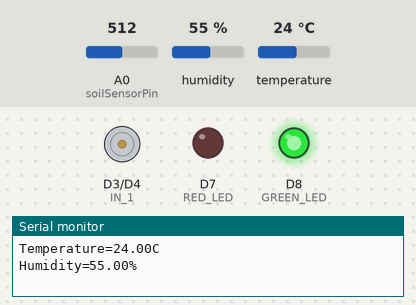
This sketch was run on a simulated ESP8266 (NodeMCU). Parts: motor-driver pin pairs drawn as motors (green arrow = first pin HIGH = forward, orange = second pin HIGH = backward, longer = more drive, scaled by the enable pin), output pins drawn as LEDs (lit = HIGH), the last lines printed to the serial monitor. The test bench sets the inputs (shaded band); at power-on: A0 (soilSensorPin) = 512, humidity 55 %, temperature 24 °C.

Above: at 1.2 s.
1.3 s: A0 (soilSensorPin) set to 585
3.2 s: A0 (soilSensorPin) set to 612
At 4.8 s:
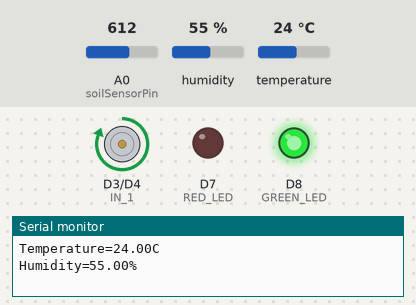
5.6 s: A0 (soilSensorPin) set to 306
At 7.4 s:
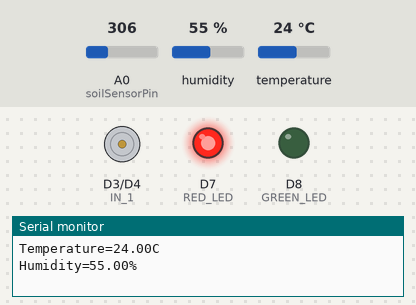
7.7 s: A0 (soilSensorPin) set to 427
9.4 s: A0 (soilSensorPin) set to 451
At 10.9 s:
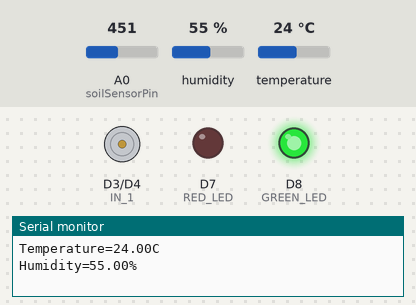
11.8 s: A0 (soilSensorPin) set to 716
At 12.8 s:
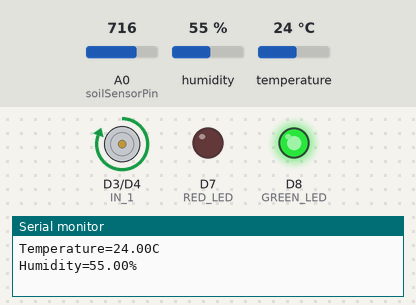
Timing chart, 0 to 14.8 s (numbered marks = the images above; inputs shaded):
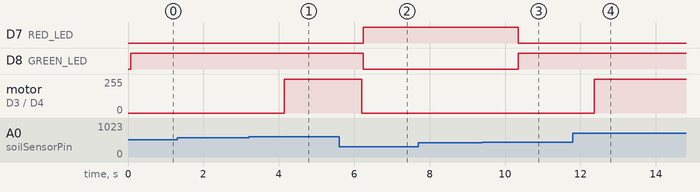

Measured:
- the behaviour switches between 603 and 604 on A0 (soilSensorPin) (found by bisection; images 0 and 1)
- the behaviour switches between 434 and 435 on A0 (soilSensorPin) (found by bisection; images 2 and 3)
- after the input at 3.2 s, motor on D3 (IN_1) / D4 (IN_2): stopped → forward 255/255 after 0.95 s
- after the input at 5.6 s, D7 (RED_LED): LOW → HIGH after 0.64 s; D8 (GREEN_LED): HIGH → LOW after 0.64 s; motor on D3 (IN_1) / D4 (IN_2): forward 255/255 → stopped after 0.60 s
- after the input at 9.4 s, D7 (RED_LED): HIGH → LOW after 0.94 s; D8 (GREEN_LED): LOW → HIGH after 0.94 s
- after the input at 11.8 s, motor on D3 (IN_1) / D4 (IN_2): stopped → forward 255/255 after 0.56 s

The sketch:

smartGardenSystemTesting4.ino
```cpp
//This code does not contain fingerprint senosr

#include<dht.h>
//#include<LiquidCrystal.h>
#include<Keypad.h>
#include<SoftwareSerial.h>
#include<Servo.h>

#define DHT22_PIN D2

dht myDHT;
//LiquidCrystal lcd(12,13,14,15,16,17);

const int EN_A = D6;// for waterpump
const int IN_1 = D3;
const int IN_2 = D4;
const int RED_LED = D7;
const int GREEN_LED = D8;
const int soilSensorPin = A0;
const int waterSensorPin = D0;
int soilValue = 0;
int waterLevel = 0;
float tempValue = 0.0;
float humidValue = 0.0;

struct
{
    uint32_t total;
    uint32_t ok;
    uint32_t crc_error;
    uint32_t time_out;
    uint32_t connect;
    uint32_t ack_l;
    uint32_t ack_h;
    uint32_t unknown;
} stat = { 0,0,0,0,0,0,0,0};

void setup() {
  pinMode(RED_LED, OUTPUT);
  pinMode(GREEN_LED, OUTPUT);
  pinMode(EN_A, OUTPUT);
  pinMode(IN_1, OUTPUT);
  pinMode(IN_2, OUTPUT);
  Serial.begin(9600);
  Serial.println("G-Hackers' Smart Garden System");
  //lcd.begin(20,4);
  //lcd.clear();
  //lcd.setCursor(0,0);
  //lcd.print("Soil Status-");
  //lcd.setCursor(0,1);
  //lcd.print("Water Level-");
  //lcd.setCursor(16,1);
  //lcd.print("cm");
  //lcd.setCursor(0,2);
  //lcd.print("Temperature-");
  //lcd.setCursor(16,2);
  //lcd.print("C");
  //lcd.setCursor(0,3);
  //lcd.print("Humidity-");
  //lcd.setCursor(16,3);
  //lcd.print("%");
}

void loop() {
  smartGardenOperation();
  delay(2000);

}

void smartGardenOperation(){
  soilValue = soilSense();// get the soil value from the soil sensor
  waterLevel = waterLevelCheck();// get water level from the water level sensor
  tempValue = getTemperature();
  humidValue = getHumidity();
  soilCheck(soilValue,waterLevel);// checking sensor values and proceeding other functions
  tempAndHumid(tempValue, humidValue);
  statusLight(waterLevel); //Red LED will on when the water tank is empty otherwise Green LED will on
  Serial.println();
  Serial.println();
}

int soilSense(){
  int soilSensorValue = analogRead(soilSensorPin);
  int soilOutput = map(soilSensorValue, 0, 1023, 0, 255);
  return soilOutput;

}

void soilCheck(int soil_value, float water_level){
  if(soil_value > 150 && water_level > 2.2){
    //lcd.setCursor(12,0);
    //lcd.print("Dry");
    //lcd.setCursor(12,1);
    //lcd.print(water_level);
    Serial.print("Soil Status - Dry , Water Level ");
    Serial.print(water_level);
    Serial.println("cm");
    waterPumpON();
  }else if (soil_value > 150 && water_level <2.2){
    //lcd.setCursor(12,0);
    //lcd.print("Dry");
    //lcd.setCursor(12,1);
    //lcd.print(water_level);
    Serial.print("Soil Status - Dry  Water Level ");
    Serial.print(water_level);
    Serial.println("cm,");
    Serial.println("Water tank is out of water");
    waterPumpOFF();
    //sendingSMS();// sending message to the owner's phone via GSM
  }else if(soil_value < 150){
    //lcd.setCursor(12,0);
    //lcd.print("Wet");
    //lcd.setCursor(12,1);
    //lcd.print(water_level);
    Serial.print("Soil Status - Wet  Water Level ");
    Serial.print(water_level);
    Serial.println("cm");
    waterPumpOFF();
  }
}

float waterLevelCheck(){
  float waterSensorValue = analogRead(waterSensorPin);
  float waterOutput = (waterSensorValue * 4.0) / 580.0;
  return waterOutput;

}

void waterPumpON(){
  analogWrite(EN_A, 255);
  digitalWrite(IN_1, HIGH);
  digitalWrite(IN_2, LOW);
}

void waterPumpOFF(){
  analogWrite(EN_A, 0);
  digitalWrite(IN_1, LOW);
  digitalWrite(IN_2, LOW);
}


void statusLight(float water_level){
  if(water_level >2.2){
    digitalWrite(GREEN_LED, HIGH);
    digitalWrite(RED_LED, LOW);
  }else{
    digitalWrite(GREEN_LED, LOW);
    digitalWrite(RED_LED, HIGH);
  }
}

float getTemperature(){
  checkDHT();
  float temp = myDHT.temperature;
  return temp;
}

float getHumidity(){
  checkDHT();
  float humid = myDHT.humidity;
  return humid;
}

void checkDHT(){
  uint32_t start = micros();
  int chk = myDHT.read22(DHT22_PIN);
  uint32_t stop = micros();

    stat.total++;
    switch (chk)
    {
    case 1:
        stat.ok++;
        Serial.print("OK,\t");
        break;
    case 2:
        stat.crc_error++;
        Serial.print("Checksum error,\t");
        break;
    case 3:
        stat.time_out++;
        Serial.print("Time out error,\t");
        break;
    case 4:
        stat.connect++;
        Serial.print("Connect error,\t");
        break;
    case 5:
        stat.ack_l++;
        Serial.print("Ack Low error,\t");
        break;
    case 6:
        stat.ack_h++;
        Serial.print("Ack High error,\t");
        break;
    default:
        stat.unknown++;
        Serial.print("Unknown error,\t");
        break;
    }
}

void tempAndHumid(float t, float h){
  //lcd.setCursor(12,2);
  //lcd.print(t);
  //lcd.setCursor(12,3);
  //lcd.print(h);
  Serial.print("Temperature=");
  Serial.print(t);
  Serial.println("C");
  Serial.print("Humidity=");
  Serial.print(h);
  Serial.println("%");
}
```
